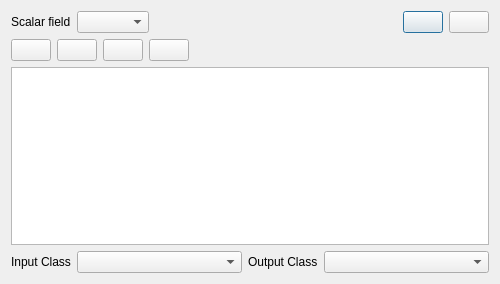
<?xml version="1.0" encoding="UTF-8"?>
<ui version="4.0">
 <class>ccTidopToolsManualClassificationDlg</class>
 <widget class="QDialog" name="ccTidopToolsManualClassificationDlg">
  <property name="geometry">
   <rect>
    <x>0</x>
    <y>0</y>
    <width>500</width>
    <height>284</height>
   </rect>
  </property>
  <property name="windowTitle">
   <string>Dialog</string>
  </property>
  <property name="locale">
   <locale language="English" country="UnitedStates"/>
  </property>
  <layout class="QVBoxLayout" name="verticalLayout_2">
   <item>
    <layout class="QHBoxLayout" name="horizontalLayout_3">
     <item>
      <widget class="QLabel" name="label">
       <property name="sizePolicy">
        <sizepolicy hsizetype="Maximum" vsizetype="Preferred">
         <horstretch>0</horstretch>
         <verstretch>0</verstretch>
        </sizepolicy>
       </property>
       <property name="text">
        <string>Scalar field</string>
       </property>
       <property name="wordWrap">
        <bool>true</bool>
       </property>
      </widget>
     </item>
     <item>
      <widget class="QComboBox" name="cbScalarField">
       <property name="sizeAdjustPolicy">
        <enum>QComboBox::AdjustToContents</enum>
       </property>
      </widget>
     </item>
     <item>
      <spacer name="horizontalSpacer_2">
       <property name="orientation">
        <enum>Qt::Horizontal</enum>
       </property>
       <property name="sizeHint" stdset="0">
        <size>
         <width>40</width>
         <height>20</height>
        </size>
       </property>
      </spacer>
     </item>
     <item>
      <widget class="QPushButton" name="pbApply">
       <property name="toolTip">
        <string>apply and close dialog</string>
       </property>
       <property name="text">
        <string/>
       </property>
       <property name="icon">
        <iconset>
         <normaloff>:/CC/plugin/qCloudLayers/images/ccSmallValidate.png</normaloff>:/CC/plugin/qCloudLayers/images/ccSmallValidate.png</iconset>
       </property>
      </widget>
     </item>
     <item>
      <widget class="QPushButton" name="pbClose">
       <property name="toolTip">
        <string>close dialog</string>
       </property>
       <property name="text">
        <string/>
       </property>
       <property name="icon">
        <iconset>
         <normaloff>:/CC/plugin/qCloudLayers/images/ccCancel.png</normaloff>:/CC/plugin/qCloudLayers/images/ccCancel.png</iconset>
       </property>
      </widget>
     </item>
    </layout>
   </item>
   <item>
    <layout class="QVBoxLayout" name="verticalLayout">
     <item>
      <layout class="QHBoxLayout" name="horizontalLayout_2">
       <item>
        <widget class="QPushButton" name="pbAdd">
         <property name="toolTip">
          <string>add new class</string>
         </property>
         <property name="locale">
          <locale language="English" country="UnitedStates"/>
         </property>
         <property name="text">
          <string/>
         </property>
         <property name="icon">
          <iconset>
           <normaloff>:/CC/plugin/qCloudLayers/images/ccPlus.png</normaloff>:/CC/plugin/qCloudLayers/images/ccPlus.png</iconset>
         </property>
        </widget>
       </item>
       <item>
        <widget class="QPushButton" name="pbDelete">
         <property name="toolTip">
          <string>delete selected rows</string>
         </property>
         <property name="locale">
          <locale language="English" country="UnitedStates"/>
         </property>
         <property name="text">
          <string/>
         </property>
         <property name="icon">
          <iconset>
           <normaloff>:/CC/plugin/qCloudLayers/images/ccDelete.png</normaloff>:/CC/plugin/qCloudLayers/images/ccDelete.png</iconset>
         </property>
        </widget>
       </item>
       <item>
        <widget class="QPushButton" name="pbStart">
         <property name="toolTip">
          <string>start drawing circle</string>
         </property>
         <property name="text">
          <string/>
         </property>
         <property name="icon">
          <iconset>
           <normaloff>:/CC/plugin/qCloudLayers/images/ccStart.png</normaloff>:/CC/plugin/qCloudLayers/images/ccStart.png</iconset>
         </property>
        </widget>
       </item>
       <item>
        <widget class="QPushButton" name="pbPause">
         <property name="toolTip">
          <string>return to transform camera mode</string>
         </property>
         <property name="text">
          <string/>
         </property>
         <property name="icon">
          <iconset>
           <normaloff>:/CC/plugin/qCloudLayers/images/ccSmallPause.png</normaloff>:/CC/plugin/qCloudLayers/images/ccSmallPause.png</iconset>
         </property>
        </widget>
       </item>
       <item>
        <spacer name="horizontalSpacer">
         <property name="orientation">
          <enum>Qt::Horizontal</enum>
         </property>
         <property name="sizeHint" stdset="0">
          <size>
           <width>40</width>
           <height>20</height>
          </size>
         </property>
        </spacer>
       </item>
      </layout>
     </item>
     <item>
      <widget class="QTableView" name="tableView">
       <property name="toolTip">
        <string>&lt;html&gt;&lt;head/&gt;&lt;body&gt;&lt;p&gt;&lt;br/&gt;&lt;/p&gt;&lt;/body&gt;&lt;/html&gt;</string>
       </property>
       <attribute name="verticalHeaderVisible">
        <bool>false</bool>
       </attribute>
      </widget>
     </item>
    </layout>
   </item>
   <item>
    <layout class="QHBoxLayout" name="horizontalLayout">
     <item>
      <widget class="QLabel" name="l_Input">
       <property name="sizePolicy">
        <sizepolicy hsizetype="Maximum" vsizetype="Preferred">
         <horstretch>0</horstretch>
         <verstretch>0</verstretch>
        </sizepolicy>
       </property>
       <property name="text">
        <string>Input Class</string>
       </property>
       <property name="wordWrap">
        <bool>true</bool>
       </property>
      </widget>
     </item>
     <item>
      <widget class="QComboBox" name="cbInput"/>
     </item>
     <item>
      <widget class="QLabel" name="l_Output">
       <property name="sizePolicy">
        <sizepolicy hsizetype="Maximum" vsizetype="Preferred">
         <horstretch>0</horstretch>
         <verstretch>0</verstretch>
        </sizepolicy>
       </property>
       <property name="text">
        <string>Output Class</string>
       </property>
       <property name="wordWrap">
        <bool>true</bool>
       </property>
      </widget>
     </item>
     <item>
      <widget class="QComboBox" name="cbOutput"/>
     </item>
    </layout>
   </item>
  </layout>
 </widget>
 <resources>
  <include location="../qTidopTools.qrc"/>
 </resources>
 <connections/>
</ui>
